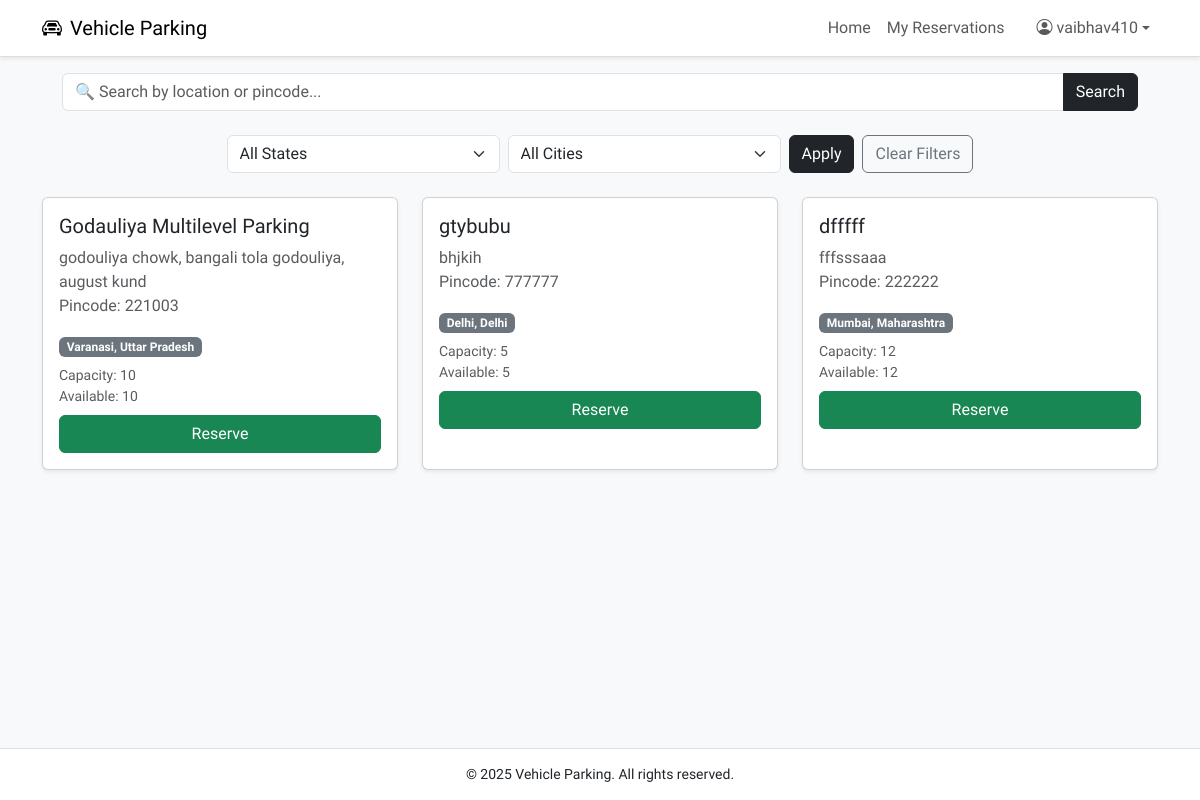
Page /user/dashboard (signed in) on the committed database.
### models.py (models this page shows, shortened)
class User(db.Model, UserMixin):
    __tablename__ = 'user'
    id = db.Column(db.Integer, primary_key=True)
    username = db.Column(db.String(100), unique=True, nullable=False)
    full_name = db.Column(db.String(100), nullable=False)
    email = db.Column(db.String(100), unique=True, nullable=False)
    password_hash = db.Column(db.String(200), nullable=False)
    address = db.Column(db.String(200))
    pin_code = db.Column(db.String(10))
    role = db.Column(db.String(20), nullable=False, default='user')
    created_at = db.Column(db.DateTime, default=datetime.utcnow)
    reservations = db.relationship('Reservation', backref='user', lazy=True)

class ParkingLot(db.Model):
    __tablename__ = 'parking_lot'
    id = db.Column(db.Integer, primary_key=True)
    city_id = db.Column(db.Integer, db.ForeignKey('city.id'), nullable=False)
    prime_location_name = db.Column(db.String(100), nullable=False)
    address = db.Column(db.String(200))
    pin_code = db.Column(db.String(10))
    price_per_hour = db.Column(db.Float, nullable=False)
    max_spots = db.Column(db.Integer, nullable=False)
    created_at = db.Column(db.DateTime, default=datetime.utcnow)
    spots = db.relationship('ParkingSpot', backref='lot', cascade='all, delete-orphan', lazy=True)
    def available_spots(self):
        return sum(1 for spot in self.spots if spot.status == 'A')

class City(db.Model):
    __tablename__ = 'city'
    id = db.Column(db.Integer, primary_key=True)
    name = db.Column(db.String(100), nullable=False)
    state = db.Column(db.String(100), nullable=False)
    lots = db.relationship('ParkingLot', backref='city', cascade='all, delete-orphan', lazy=True)

class ParkingSpot(db.Model):
    __tablename__ = 'parking_spot'
    id = db.Column(db.Integer, primary_key=True)
    lot_id = db.Column(db.Integer, db.ForeignKey('parking_lot.id', ondelete='CASCADE'), nullable=False)
    status = db.Column(db.String(1), default='A')  # A = Available, O = Occupied
    created_at = db.Column(db.DateTime, default=datetime.utcnow)
    reservation = db.relationship('Reservation', backref='spot', uselist=False)

### controllers/user.py (the view, shortened to what this page needs)
@user_bp.route('/dashboard', methods=['GET'])
@login_required
@user_required
def dashboard():
    search = request.args.get('search', '').strip().lower()
    state = request.args.get('state', '').strip().lower()
    city = request.args.get('city', '').strip().lower()
    query = ParkingLot.query.join(City).filter(True)
    if state:
        query = query.filter(City.state.ilike(f"%{state}%"))
    if city:
        query = query.filter(City.name.ilike(f"%{city}%"))
    lots = query.all()
    states = [row[0] for row in db.session.query(City.state).distinct().all()]
    cities = [row[0] for row in db.session.query(City.name).distinct().all()]
    return render_template(
        'user/dashboard.html',
        lots=lots,
        user=current_user,
        filters={
            'search': search,
            'state': state,
            'city': city
        },
        states=states,
        cities=cities
    )

### app.py (called while the page is built)
@login_manager.user_loader
def load_user(user_id):
    user_info = session.get('user_info')
    if not user_info:
        return None
    role = user_info.get('role')
    if role == 'user':
        return User.query.get(int(user_id))
    elif role == 'admin':
        return Admin.query.get(int(user_id))
    return None

### templates/user/dashboard.html (shortened to what this page needs)
{% extends 'base.html' %}
{% block content %}
<div class="container py-4">
    <form method="get" class="mb-4">
        <div class="row g-2 align-items-center justify-content-center">
            <div class="row mb-3">
                <div class="col-12">
                    <div class="input-group">
                        <input type="text" name="search" class="form-control rounded-start" placeholder="🔍 Search by location or pincode..." value="{{ filters.search or '' }}">
                        <button type="submit" class="btn btn-dark rounded-end">Search</button>
                    </div>
                </div>
            </div>
            <div class="col-md-3">
                <select name="state" class="form-select">
                    <option value="">All States</option>
                </select>
            </div>
            <div class="col-md-3">
                <select name="city" class="form-select">
                    <option value="">All Cities</option>
                </select>
            </div>
            <div class="col-auto">
                <button type="submit" class="btn btn-dark">Apply</button>
            </div>
            <div class="col-auto">
                <a href="{{ url_for('user.dashboard') }}" class="btn btn-outline-secondary">Clear Filters</a>
            </div>
        </div>
    </form>
    <div class="row">
        {% if lots %}
        {% for lot in lots %}
        <div class="col-md-4 mb-4">
            <div class="card shadow-sm h-100">
                <div class="card-body">
                    <h5 class="card-title">{{ lot.prime_location_name }}</h5>
                    <p class="card-text text-muted">{{ lot.address }}<br>Pincode: {{ lot.pin_code }}</p>
                    <span class="badge bg-secondary mb-2">{{ lot.city.name }}, {{ lot.city.state }}</span>
                    <div class="mb-2 text-muted small">
                        Capacity: {{ lot.max_spots }}<br>
                        Available: {{ lot.available_spots() }}
                    </div>
                    {% if lot.available_spots() > 0 %}
                    <button class="btn btn-success w-100" data-bs-toggle="modal" data-bs-target="#reserveModal{{ lot.id }}">Reserve</button>
                    {% else %}
                    <span class="badge bg-danger w-100 py-2">Full</span>
                    {% endif %}
                </div>
            </div>
        </div>
        {% set available_spot = lot.spots | selectattr('status', 'equalto', 'A') | list | first %}
        {% endfor %}
        {% else %}
        <div class="col-12">
            <p class="text-muted">No parking lots found matching your filters.</p>
        </div>
        {% endif %}
    </div>
</div>
{% endblock %}

### templates/base.html (shortened to what this page needs)
<!DOCTYPE html>
<html lang="en">
<head>
    <link href="https://cdn.jsdelivr.net/npm/bootstrap@5.3.0/dist/css/bootstrap.min.css" rel="stylesheet">
    <link href="https://cdnjs.cloudflare.com/ajax/libs/bootstrap-icons/1.11.1/font/bootstrap-icons.min.css" rel="stylesheet">
</head>
<body>
<nav class="navbar navbar-expand-lg navbar-light shadow-sm">
    <div class="container">
        <a class="navbar-brand" href="{% if session.get('user_info', {}).get('role') == 'admin' %}
        {{ url_for('admin.dashboard') }}
        {% elif session.get('user_info', {}).get('role') == 'user' %}
            {{ url_for('user.dashboard') }}
        {% else %}
            {{ url_for('index') }}
        {% endif %}">
            <i class="bi bi-car-front me-2"></i>Vehicle Parking
        </a>
        <div class="collapse navbar-collapse justify-content-end" id="navbarNav">
            <ul class="navbar-nav">
                {% if current_user.is_authenticated %}
                    {% if session.get('user_info', {}).get('role') == 'admin' %}
                        <li class="nav-item"><a class="nav-link" href="{{ url_for('admin.dashboard') }}">Home</a></li>
                        <li class="nav-item"><a class="nav-link" href="{{ url_for('admin.view_users') }}">Users</a></li>
                    {% else %}
                        <li class="nav-item"><a class="nav-link" href="{{ url_for('user.dashboard') }}">Home</a></li>
                        <a href="{{ url_for('user.my_reservations') }}" class="nav-link">My Reservations</a>
                    {% endif %}
                    <li class="nav-item dropdown ms-3">
                        <a class="nav-link dropdown-toggle d-flex align-items-center" href="#" role="button" data-bs-toggle="dropdown">
                            <i class="bi bi-person-circle me-1"></i> {{ current_user.username }}
                        </a>
                    </li>
                {% else %}
                    <li class="nav-item"><a class="nav-link" href="{{ url_for('auth.login') }}">Login</a></li>
                    <li class="nav-item"><a class="nav-link" href="{{ url_for('auth.register') }}">Register</a></li>
                {% endif %}
            </ul>
        </div>
    </div>
</nav>
<div class="position-fixed top-0 end-0 p-3" style="z-index: 1050;">
</div>
<div>
    {% block content %}
    {% endblock %}
</div>
<footer>
    <div class="container">
        <p class="mb-0">&copy; 2025 Vehicle Parking. All rights reserved.</p>
    </div>
</footer>
</body>
</html>

### templates/base.html (style rules this page uses)
body { font-family: 'Afacad',sans-serif; background-color: #f8f9fa; display: flex; flex-direction: column; min-height: 100vh; font-size: 16px; }
.navbar { background-color: #fff; border-bottom: 1px solid #ddd; }
footer { background-color: #fff; border-top: 1px solid #e1e1e1; padding: 15px 0; text-align: center; font-size: 14px; margin-top: auto; }
.form-control, .form-select { border-radius: 6px; }

### rows in the picture
User: username "vaibhav410"
ParkingLot: prime_location_name "Godauliya Multilevel Parking", address "godouliya chowk, bangali tola godouliya, august kund", pin_code "221003", city.name "Varanasi", city.state "Uttar Pradesh", max_spots "10", available_spots "10"
ParkingLot: prime_location_name "gtybubu", address "bhjkih", pin_code "777777", city.name "Delhi", city.state "Delhi", max_spots "5", available_spots "5"
ParkingLot: prime_location_name "dfffff", address "fffsssaaa", pin_code "222222", city.name "Mumbai", city.state "Maharashtra", max_spots "12", available_spots "12"
